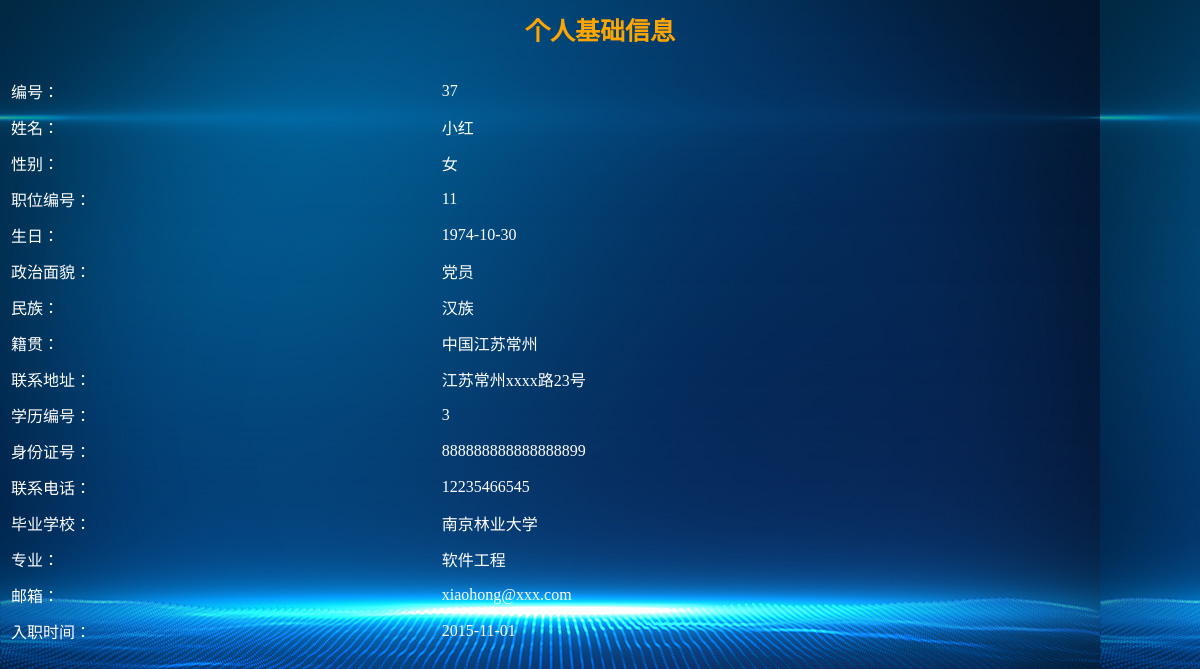
The page /admin/selfInfo.php (signed in) on the database its author committed.
### tables this page shows
CREATE TABLE `yuangong` (
  `id` int(11) NOT NULL AUTO_INCREMENT,
  `zhiweibianhao` int(11) NOT NULL,
  `zhiweizhuangtai` int(11) DEFAULT NULL,
  `xuelibianhao` int(11) NOT NULL,
  `jibengongzibianhao` int(11) NOT NULL,
  `jixiaogongzibianhao` int(11) NOT NULL,
  `xingming` varchar(45) DEFAULT NULL,
  `gender` varchar(45) DEFAULT NULL,
  `birthdate` date DEFAULT NULL,
  `minzu` varchar(45) DEFAULT NULL,
  `idcard` varchar(45) DEFAULT NULL,
  `zhengzhimianmao` varchar(45) DEFAULT NULL,
  `jiguan` varchar(45) DEFAULT NULL,
  `biyexuexiao` varchar(45) DEFAULT NULL,
  `zhuanye` varchar(45) DEFAULT NULL,
  `lianxidizhi` varchar(45) DEFAULT NULL,
  `youbian` varchar(45) DEFAULT NULL,
  `youxiang` varchar(45) DEFAULT NULL,
  `ruzhishijian` date DEFAULT NULL,
  `qianyueshijian` date DEFAULT NULL,
  `hetongbianhao` int(11) NOT NULL,
  `zhuguan` int(11) DEFAULT NULL,
  `tongshi` int(11) DEFAULT NULL,
  `xiashu` int(11) DEFAULT NULL,
  `ziwo` int(11) DEFAULT NULL,
  `zongping` int(11) DEFAULT NULL,
  `lianxidianhua` varchar(45) DEFAULT NULL,
  `shenfen` varchar(45) DEFAULT NULL,
  `password` varchar(45) DEFAULT NULL,
  PRIMARY KEY (`id`),
  KEY `zwbh_fk_idx` (`zhiweibianhao`),
  KEY `jbgz_fk_idx` (`jibengongzibianhao`),
  KEY `jxgz_fk_idx` (`jixiaogongzibianhao`),
  KEY `xlbh_fk_idx` (`xuelibianhao`),
  KEY `htbh_fk_idx` (`hetongbianhao`),
  CONSTRAINT `htbh_fk` FOREIGN KEY (`hetongbianhao`) REFERENCES `hetong` (`id`) ON DELETE NO ACTION ON UPDATE NO ACTION,
  CONSTRAINT `jbgz_fk` FOREIGN KEY (`jibengongzibianhao`) REFERENCES `jiben` (`id`) ON DELETE NO ACTION ON UPDATE NO ACTION,
  CONSTRAINT `jxgz_fk` FOREIGN KEY (`jixiaogongzibianhao`) REFERENCES `jixiao` (`id`) ON DELETE NO ACTION ON UPDATE NO ACTION,
  CONSTRAINT `xlbh_fk` FOREIGN KEY (`xuelibianhao`) REFERENCES `xueli` (`id`) ON DELETE NO ACTION ON UPDATE NO ACTION,
  CONSTRAINT `zwbh_fk` FOREIGN KEY (`zhiweibianhao`) REFERENCES `zhiwei` (`id`) ON DELETE NO ACTION ON UPDATE NO ACTION
);

### admin/selfInfo.php (the view, shortened to what this page needs)
<html>
    <head><title>员工个人基础信息</title></head>
	<link rel="stylesheet" href="../css/style.css" type="text/css" >
    <body style = "margin=0px 0px 0px 0px;">
    <?php
            $id = $_SESSION['user2'];
            $str = "select * from yuangong where id = $id";
            $arr = mysql_query($str);
            $result = mysql_fetch_array($arr);
    ?>
    <table>
    <tr><td colspan="2" align="center" class="tabletitle">个人基础信息</td><tr>
    </table>
    <table align="center" border="0">
        <tr>
            <td>编号：</td>
            <td><?php echo $result["id"];?></td>
        </tr>
        <tr>
            <td>姓名：</td>
            <td><?php echo $result["xingming"];?></td>
        </tr>
        <tr>
            <td>性别：</td>
            <td><?php echo $result["gender"];?></td>
        </tr>
        <tr>
            <td>职位编号：</td>
            <td><?php echo $result["zhiweibianhao"];?></td>
        </tr>
        <tr>
            <td>生日：</td>
            <td><?php echo $result["birthdate"];?></td>
        </tr>
        <tr>
            <td>政治面貌：</td>
            <td><?php echo $result["zhengzhimianmao"];?></td>
        </tr>
        <tr>
            <td>民族：</td>
            <td><?php echo $result["minzu"];?></td>
        </tr>
        <tr>
            <td>籍贯：</td>
            <td><?php echo $result["jiguan"];?></td>
        </tr>
        <tr>
            <td>联系地址：</td>
            <td><?php echo $result["lianxidizhi"];?></td>
        </tr>
        <tr>
            <td>学历编号：</td>
            <td><?php echo $result["xuelibianhao"];?></td>
        </tr>
        <tr>
            <td>身份证号：</td>
            <td><?php echo $result["idcard"];?></td>
        </tr>
        <tr>
            <td>联系电话：</td>
            <td><?php echo $result["lianxidianhua"];?></td>
        </tr>
        <tr>
            <td>毕业学校：</td>
            <td><?php echo $result["biyexuexiao"];?></td>
        </tr>
        <tr>
            <td>专业：</td>
            <td><?php echo $result["zhuanye"];?></td>
        </tr>
        <tr>
            <td>邮箱：</td>
            <td><?php echo $result["youxiang"];?></td>
        </tr>
        <tr>
            <td>入职时间：</td>
            <td><?php echo $result["ruzhishijian"];?></td>
        </tr>
    </table>
    </body>
</html>

### css/style.css (style rules this page uses)
body { margin:0px 0px 0px 0px; background-image:url('../images/bg1.jpg'); }
.tabletitle { color:orange; font-size:25px; font-weight:bold; }
table { border:0px; border-spacing:10; width:100%; color:white; font-size:16px; }

### rows shown on the page
yuangong: id "37", xingming "小红", gender "女", zhiweibianhao "11", birthdate "1974-10-30", zhengzhimianmao "党员", minzu "汉族", jiguan "中国江苏常州", lianxidizhi "江苏常州xxxx路23号", xuelibianhao "3", idcard "888888888888888899", lianxidianhua "12235466545", biyexuexiao "南京林业大学", zhuanye "软件工程", youxiang "xiaohong@xxx.com", ruzhishijian "2015-11-01"
